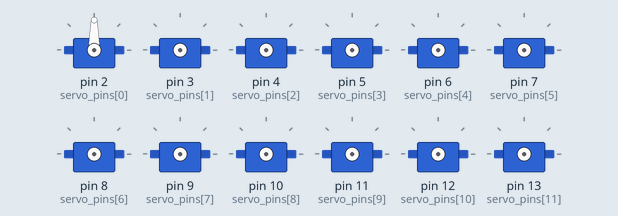
Simulated run of this sketch. Board: Arduino Uno, built with avr-gcc and run on an emulated ATmega328P. Parts: 12 × servo.

Above: at 0.1 s.
At 6.1 s:
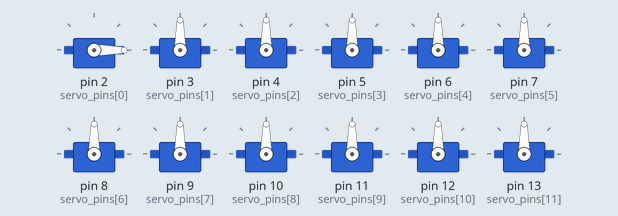
At 10.1 s:
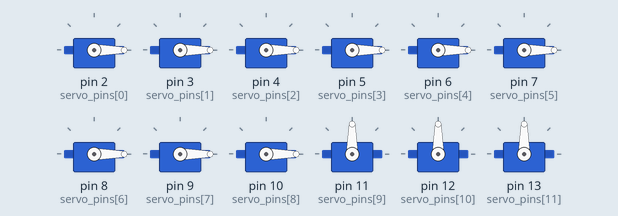
At 14.6 s:
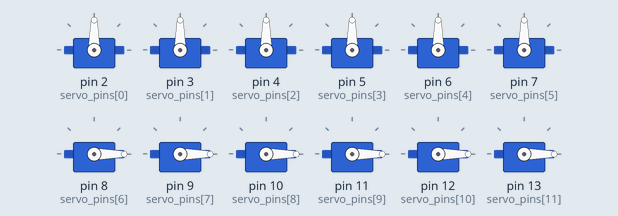
At 23.6 s:
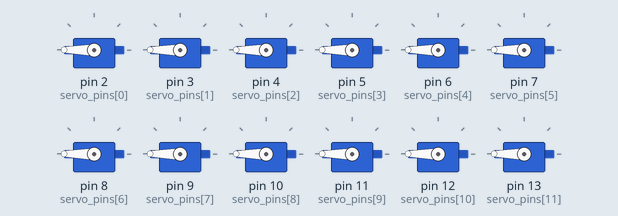
At 39.75 s:
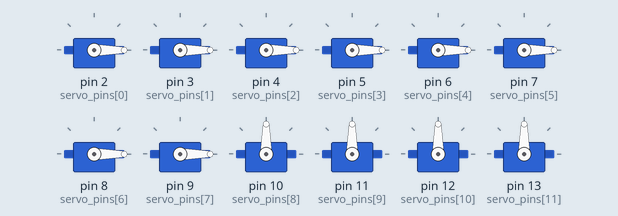
Timing chart, 0 to 40.0 s (numbered marks = the images above):
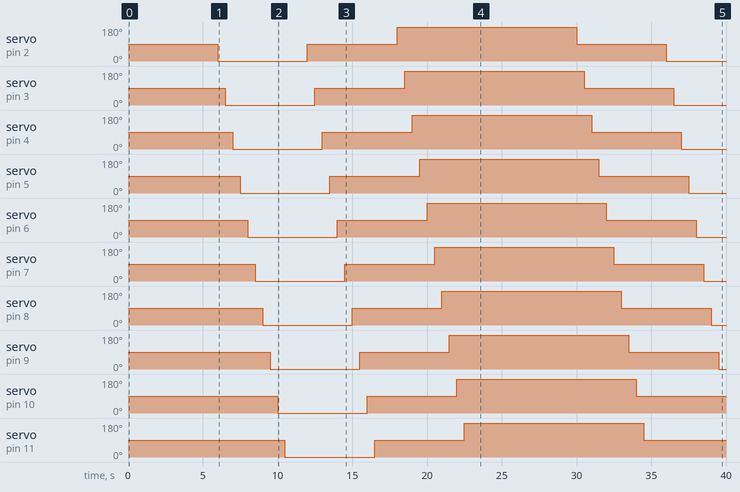

Measured:
- by itself, servo on pin 10 (servo_pins[8]): 90° → 0° at 10.0 s, → 90° 6.0 s later, → 180° 6.0 s later, → 90° 12.0 s later
- by itself, servo on pin 11 (servo_pins[9]): 90° → 0° at 10.5 s, → 90° 6.0 s later, → 180° 6.0 s later, → 90° 12.0 s later
- by itself, servo on pin 12 (servo_pins[10]): 90° → 0° at 11.0 s, → 90° 6.0 s later, → 180° 6.0 s later, → 90° 12.0 s later
- by itself, servo on pin 13 (servo_pins[11]): 90° → 0° at 11.5 s, → 90° 6.0 s later, → 180° 6.0 s later, → 90° 12.0 s later
- by itself, servo on pin 2 (servo_pins[0]): 90° → 0° at 6.0 s, → 90° 6.0 s later, → 180° 6.0 s later, → 90° 12.0 s later, … (5 changes in this stretch)
- by itself, servo on pin 3 (servo_pins[1]): 90° → 0° at 6.5 s, → 90° 6.0 s later, → 180° 6.0 s later, → 90° 12.0 s later, … (5 changes in this stretch)

The sketch:

move_12_servos.ino
```cpp
/* This program is helpful for testing and clocking.

When clocking, change STATES to 1 and change angle_states
to only 1 angle. */

#include <Servo.h>

#define DELAY 500
#define SERVOS 12
#define STATES 3

Servo myservo[SERVOS];

int servo_pins[SERVOS] = {2,3,4,5,6,7,8,9,10,11,12,13};

int angle_states[STATES] = {0, 90, 180};

void setup() {
  for(int i = 0; i < SERVOS; i++) {

    // Attach the servo to the servo object
    myservo[i].attach(servo_pins[i]);

    // Wait 500 milliseconds
    delay(500);
  }
}

void loop() {
  // Move in one direction.
  for(int i = 0; i < STATES; i++) {
    for(int j = 0; j < SERVOS; j++) {
      myservo[j].write(angle_states[i]);
      delay(DELAY);
    }
  }

  // Move in the other direction
  for(int i = (STATES - 1); i >= 0; i--) {
    for(int j = 0; j < SERVOS; j++) {
      myservo[j].write(angle_states[i]);
      delay(DELAY);
    }
  }
}       
```
